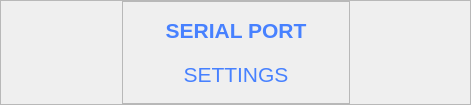
              <widget class="QFrame" name="frame_35">
               <property name="maximumSize">
                <size>
                 <width>16777215</width>
                 <height>100</height>
                </size>
               </property>
               <property name="frameShape">
                <enum>QFrame::StyledPanel</enum>
               </property>
               <property name="frameShadow">
                <enum>QFrame::Raised</enum>
               </property>
               <layout class="QHBoxLayout" name="horizontalLayout_13">
                <property name="topMargin">
                 <number>0</number>
                </property>
                <property name="bottomMargin">
                 <number>0</number>
                </property>
                <item>
                 <spacer name="horizontalSpacer_10">
                  <property name="orientation">
                   <enum>Qt::Horizontal</enum>
                  </property>
                  <property name="sizeHint" stdset="0">
                   <size>
                    <width>110</width>
                    <height>20</height>
                   </size>
                  </property>
                 </spacer>
                </item>
                <item>
                 <widget class="QFrame" name="frame_36">
                  <property name="minimumSize">
                   <size>
                    <width>228</width>
                    <height>103</height>
                   </size>
                  </property>
                  <property name="maximumSize">
                   <size>
                    <width>228</width>
                    <height>103</height>
                   </size>
                  </property>
                  <property name="frameShape">
                   <enum>QFrame::StyledPanel</enum>
                  </property>
                  <property name="frameShadow">
                   <enum>QFrame::Raised</enum>
                  </property>
                  <layout class="QVBoxLayout" name="verticalLayout_26">
                   <item>
                    <widget class="QLabel" name="label_description_6">
                     <property name="font">
                      <font>
                       <family>Nirmala UI</family>
                       <pointsize>14</pointsize>
                      </font>
                     </property>
                     <property name="styleSheet">
                      <string notr="true">color:  rgba(71, 129, 255, 255);</string>
                     </property>
                     <property name="text">
                      <string>&lt;html&gt;&lt;head/&gt;&lt;body&gt;&lt;p&gt;&lt;span style=&quot; font-size:16pt; font-weight:600;&quot;&gt;SERIAL PORT&lt;/span&gt;&lt;/p&gt;&lt;/body&gt;&lt;/html&gt;</string>
                     </property>
                     <property name="alignment">
                      <set>Qt::AlignCenter</set>
                     </property>
                    </widget>
                   </item>
                   <item>
                    <widget class="QLabel" name="label_description_7">
                     <property name="font">
                      <font>
                       <family>Nirmala UI</family>
                       <pointsize>14</pointsize>
                      </font>
                     </property>
                     <property name="styleSheet">
                      <string notr="true">color:  rgba(71, 129, 255, 255);</string>
                     </property>
                     <property name="text">
                      <string>&lt;html&gt;&lt;head/&gt;&lt;body&gt;&lt;p&gt;&lt;span style=&quot; font-size:16pt;&quot;&gt;SETTINGS&lt;/span&gt;&lt;/p&gt;&lt;/body&gt;&lt;/html&gt;</string>
                     </property>
                     <property name="alignment">
                      <set>Qt::AlignCenter</set>
                     </property>
                    </widget>
                   </item>
                  </layout>
                 </widget>
                </item>
                <item>
                 <spacer name="horizontalSpacer_11">
                  <property name="orientation">
                   <enum>Qt::Horizontal</enum>
                  </property>
                  <property name="sizeHint" stdset="0">
                   <size>
                    <width>109</width>
                    <height>20</height>
                   </size>
                  </property>
                 </spacer>
                </item>
               </layout>
              </widget>
